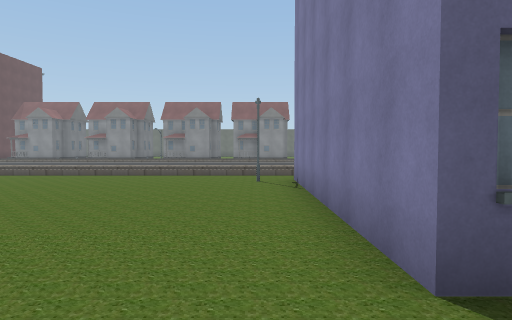
[1] (above)

24 first-person views from a walk through a scene from a Unity 3-D project. The camera is 1.5 m above the floor, tilts 2° down and sees 75° across. The floor is counted in squares, 2 m on a side. Each view is taken from the middle of a square. On the plan, view 1 faces up. The plan holds only what a view shows up to about 11 squares ahead; the rest is blank. The place goes on beyond the plan. Some surface patterns are stand-ins.

[2]
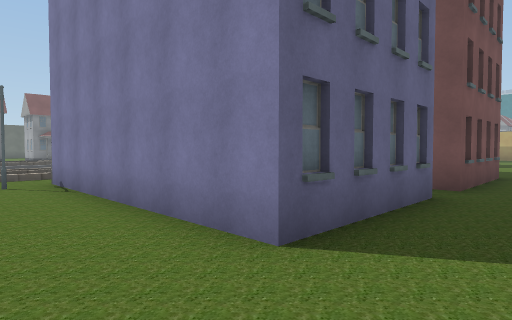

[3]
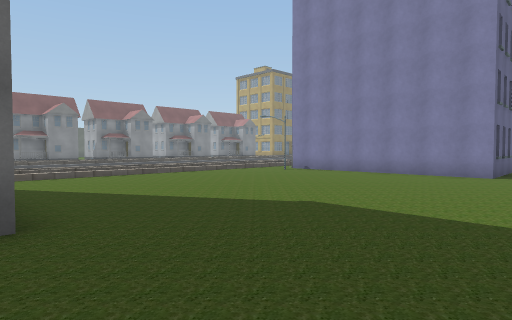

[4]
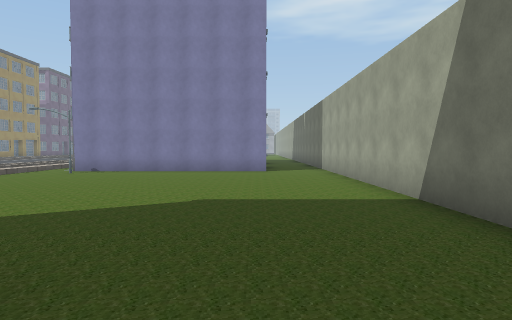

[5]
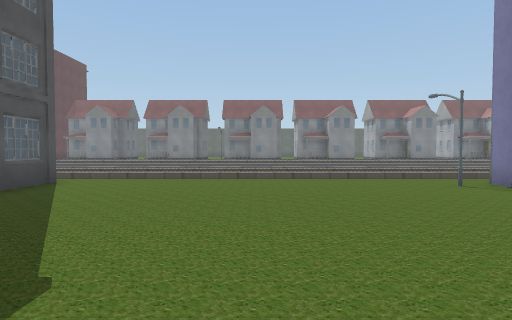

[6]
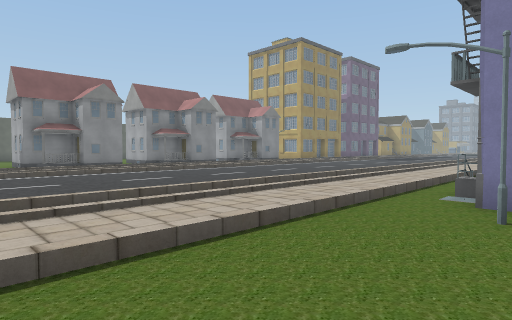

[7]
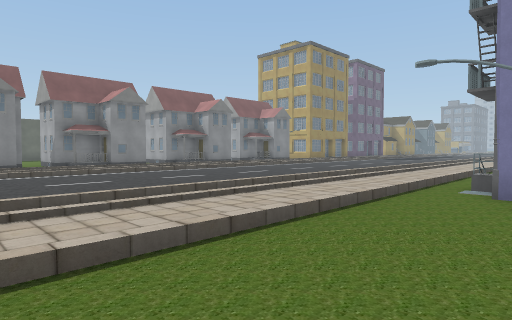

[8]
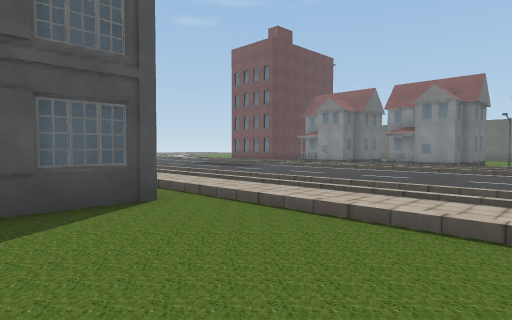

[9]
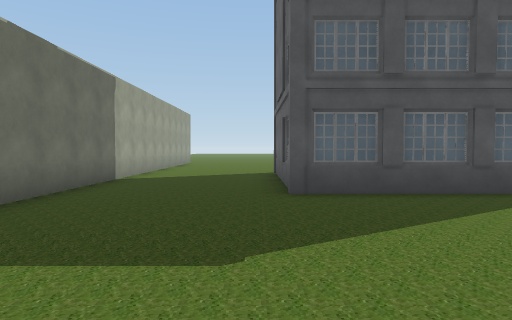

[10]
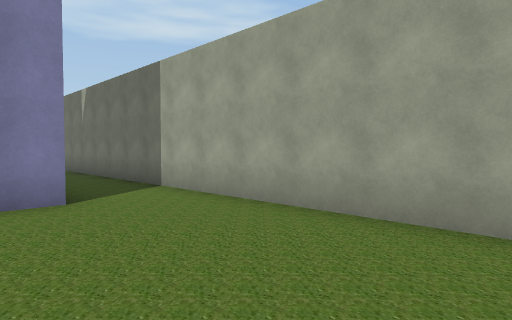

[11]
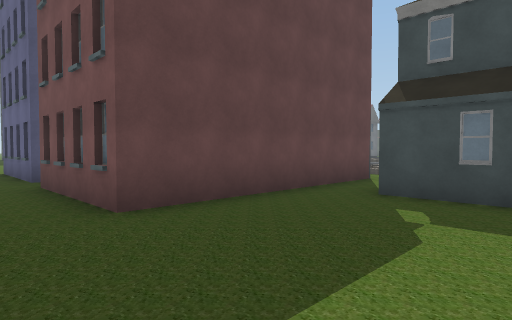

[12]
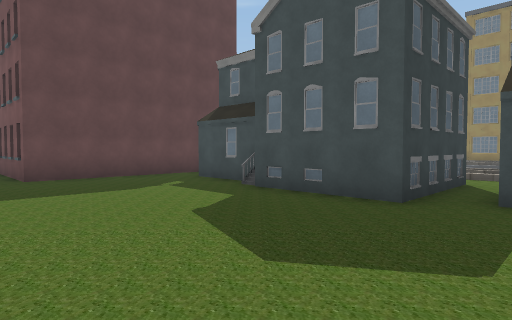

[13]
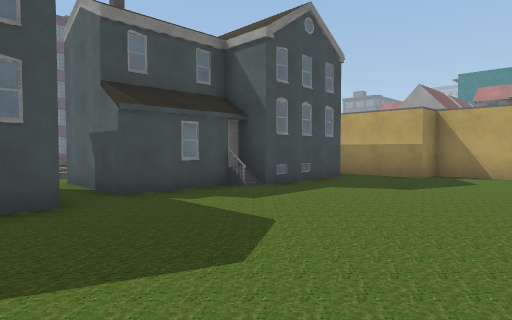

[14]
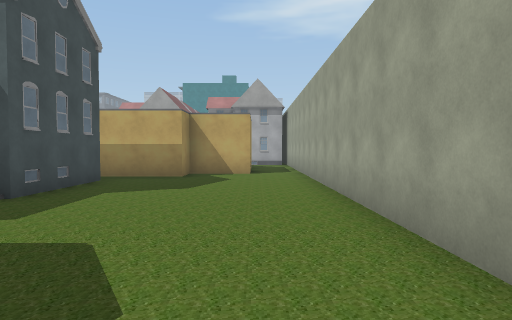

[15]
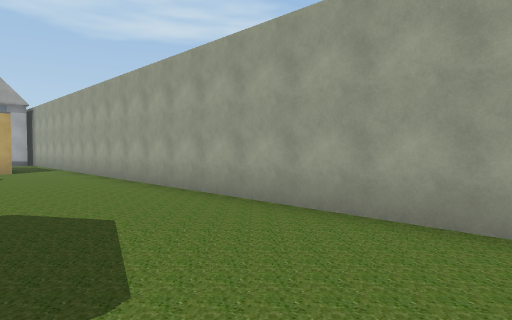

[16]
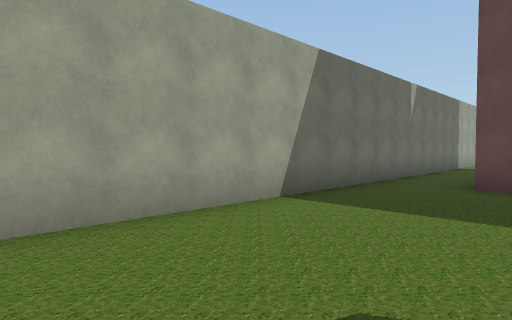

[17]
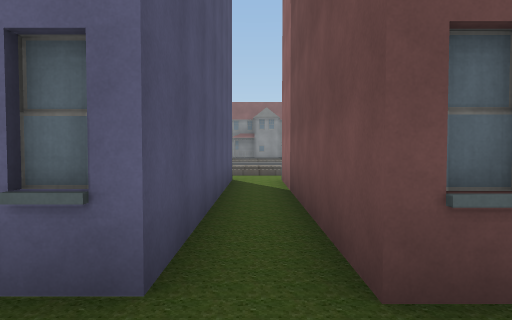

[18]
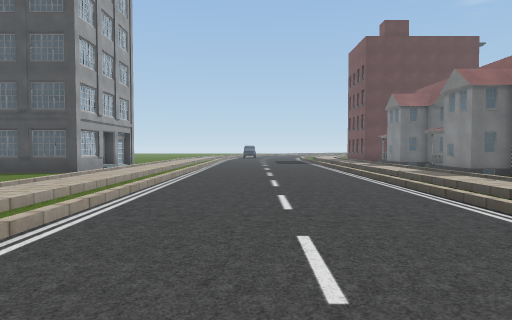

[19]
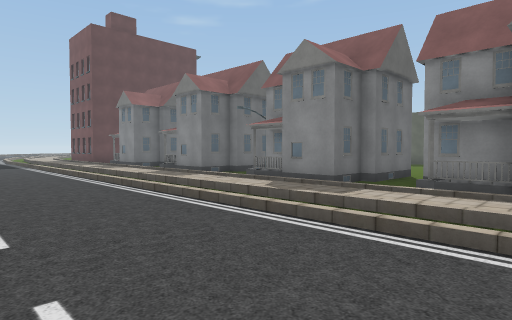

[20]
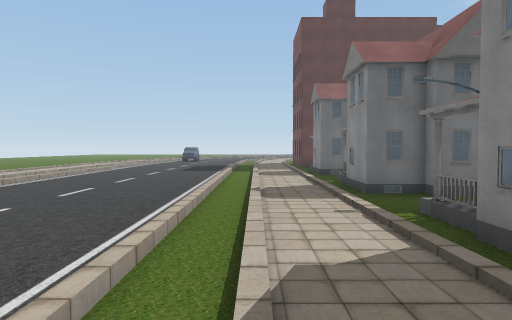

[21]
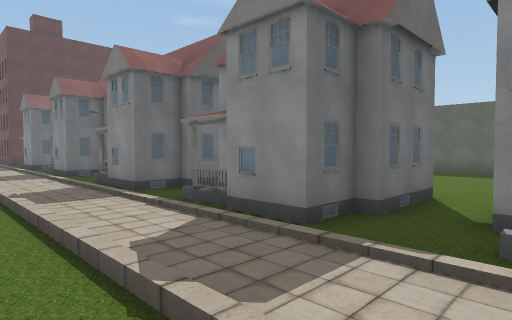

[22]
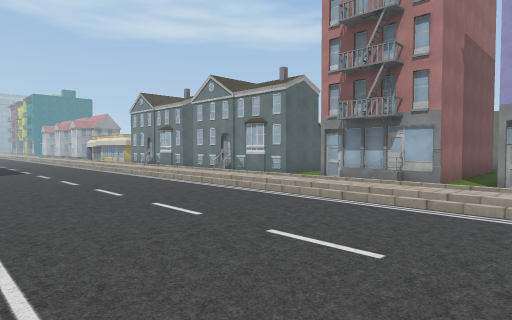

[23]
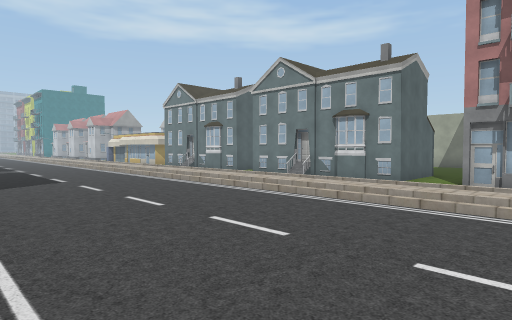

[24]
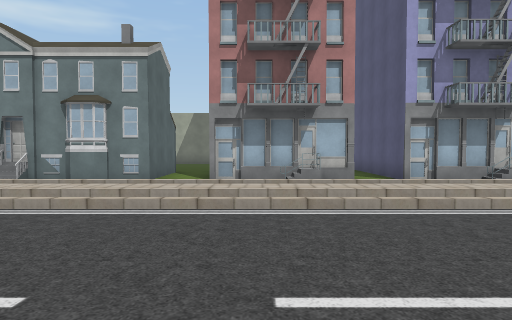

### Floor plan
Key: @ floor where view 1 was taken; # wall or solid block; . main floor; : floor 0.25 m higher than the main floor; / step, stairs or slope; S streetlight; B building.
Columns run from 10 left of view 1 to 26 right of it. Each row starts with its distance up from view 1.
 22    .S  #.   #.
 21   #..  #.   ..
 20 .B#..B##.B.....B
 19 /::///::/:/:///
 18 //////////////
 17 ////////////////// ///
 16 ............. ..............
 15 ...............................
 14 ...............................
 13 ..............................
 12 /////////////////////////////
 11 ///////////////////////////
 10 ::::::::::::::::::::::::::
  9 ......................... ..
  8  B........S#B##.#B##.######.
  7  #.........#  #.#  #.#    ##
  6  #.........#  #.#  #.#    ##  #
  5 ##.........#  #.#  #...B###..B###.#
  4 #B.........#  #.#  #..............#
  3 ...........#  #.#  #..............##
  2 ...........####.####...............#
  1 ...................................#
  0 ..........@..........................
 -1 #####################################

Where each view was taken, in squares from view 1:
view 1: 0 up, 0 right, facing up
view 2: 0 up, 1 left, facing up-right
view 3: 0 up, 9 left, facing up-right
view 4: 2 up, 10 left, facing right
view 5: 1 up, 4 left, facing up
view 6: 7 up, 4 left, facing up-right
view 7: 7 up, 5 left, facing up-right
view 8: 6 up, 4 left, facing up-left
view 9: 3 up, 3 left, facing left
view 10: 3 up, 4 left, facing down-right
view 11: 0 up, 13 right, facing up-left
view 12: 0 up, 18 right, facing up-left
view 13: 0 up, 15 right, facing up-right
view 14: 1 up, 15 right, facing right
view 15: 3 up, 13 right, facing down-right
view 16: 3 up, 16 right, facing down-left
view 17: 0 up, 5 right, facing up
view 18: 14 up, 2 right, facing left
view 19: 14 up, 1 right, facing up-left
view 20: 18 up, 1 left, facing left
view 21: 17 up, 4 right, facing up-left
view 22: 17 up, 3 right, facing down-right
view 23: 17 up, 7 right, facing down-right
view 24: 16 up, 8 right, facing down
